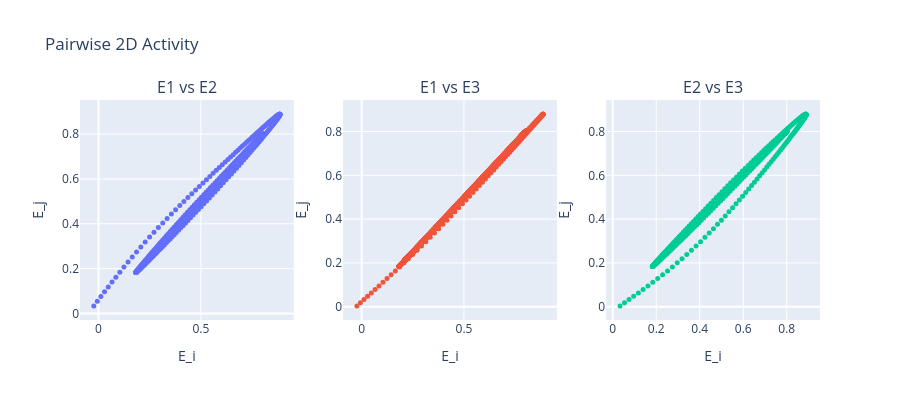

Notebook code cell kept with this figure:
### Code cell
import numpy as np
import plotly.graph_objects as go
from plotly.subplots import make_subplots

# Asumiendo que E es tu matriz de señales (N x 3)
# Submuestreo para fluidez
step = 5
E_sub = E[::step]

# Crear subplots 2D
fig = make_subplots(
    rows=1, cols=3,
    subplot_titles=("E1 vs E2", "E1 vs E3", "E2 vs E3")
)

# E1 vs E2
fig.add_trace(
    go.Scatter(
        x=E_sub[:, 0],
        y=E_sub[:, 1],
        mode='markers',
        marker=dict(size=5),
        name='E1 vs E2'
    ),
    row=1, col=1
)

# E1 vs E3
fig.add_trace(
    go.Scatter(
        x=E_sub[:, 0],
        y=E_sub[:, 2],
        mode='markers',
        marker=dict(size=5),
        name='E1 vs E3'
    ),
    row=1, col=2
)

# E2 vs E3
fig.add_trace(
    go.Scatter(
        x=E_sub[:, 1],
        y=E_sub[:, 2],
        mode='markers',
        marker=dict(size=5),
        name='E2 vs E3'
    ),
    row=1, col=3
)

fig.update_layout(
    title_text="Pairwise 2D Activity",
    height=400,
    width=900,
    showlegend=False
)

fig.update_xaxes(title_text="E_i", row=1, col=1)
fig.update_yaxes(title_text="E_j", row=1, col=1)
fig.update_xaxes(title_text="E_i", row=1, col=2)
fig.update_yaxes(title_text="E_j", row=1, col=2)
fig.update_xaxes(title_text="E_i", row=1, col=3)
fig.update_yaxes(title_text="E_j", row=1, col=3)

fig.show()

### Figure 1 — Plotly figure (JSON) as saved in the notebook; plotly's stock layout.template omitted (floating-point values rounded to 4 significant figures; data arrays with more than 128 entries replaced by an {"elided": "..."} marker saying what was removed)
{"data": [{"marker": {"size": 5}, "mode": "markers", "name": "E1 vs E2", "type": "scatter", "x": {"elided": "2000 float values"}, "xaxis": "x", "y": {"elided": "2000 float values"}, "yaxis": "y"}, {"marker": {"size": 5}, "mode": "markers", "name": "E1 vs E3", "type": "scatter", "x": {"elided": "2000 float values"}, "xaxis": "x2", "y": {"elided": "2000 float values"}, "yaxis": "y2"}, {"marker": {"size": 5}, "mode": "markers", "name": "E2 vs E3", "type": "scatter", "x": {"elided": "2000 float values"}, "xaxis": "x3", "y": {"elided": "2000 float values"}, "yaxis": "y3"}], "layout": {"annotations": [{"font": {"size": 16}, "showarrow": false, "text": "E1 vs E2", "x": 0.1444, "xanchor": "center", "xref": "paper", "y": 1, "yanchor": "bottom", "yref": "paper"}, {"font": {"size": 16}, "showarrow": false, "text": "E1 vs E3", "x": 0.5, "xanchor": "center", "xref": "paper", "y": 1, "yanchor": "bottom", "yref": "paper"}, {"font": {"size": 16}, "showarrow": false, "text": "E2 vs E3", "x": 0.8556, "xanchor": "center", "xref": "paper", "y": 1, "yanchor": "bottom", "yref": "paper"}], "height": 400, "showlegend": false, "title": {"text": "Pairwise 2D Activity"}, "width": 900, "xaxis": {"anchor": "y", "domain": [0, 0.2889], "title": {"text": "E_i"}}, "xaxis2": {"anchor": "y2", "domain": [0.3556, 0.6444], "title": {"text": "E_i"}}, "xaxis3": {"anchor": "y3", "domain": [0.7111, 1], "title": {"text": "E_i"}}, "yaxis": {"anchor": "x", "domain": [0, 1], "title": {"text": "E_j"}}, "yaxis2": {"anchor": "x2", "domain": [0, 1], "title": {"text": "E_j"}}, "yaxis3": {"anchor": "x3", "domain": [0, 1], "title": {"text": "E_j"}}}}
